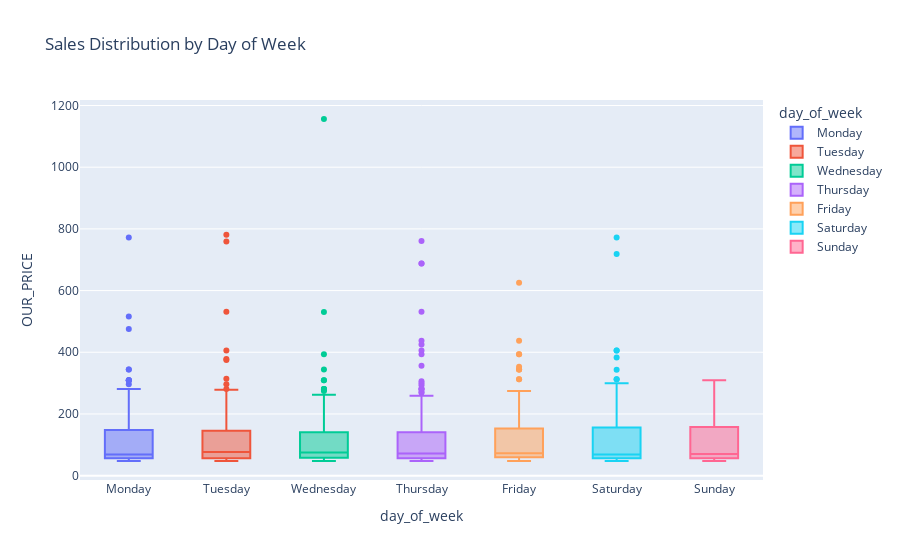

The notebook cell this image was saved under:
### Code cell
# Extract Day of Week (0=Monday, 6=Sunday)
df['day_of_week'] = pd.to_datetime(df['SALES_DATE']).dt.day_name()

# Sort order for the chart
order = ["Monday", "Tuesday", "Wednesday", "Thursday", "Friday", "Saturday", "Sunday"]

fig = px.box(df, 
             x="day_of_week", 
             y="OUR_PRICE", 
             category_orders={"day_of_week": order},
             title="Sales Distribution by Day of Week",
             color="day_of_week")

fig.show()

### Figure 1 — Plotly figure (JSON) as saved in the notebook; plotly's stock layout.template omitted (floating-point values rounded to 4 significant figures; data arrays with more than 128 entries replaced by an {"elided": "..."} marker saying what was removed)
{"data": [{"alignmentgroup": "True", "hovertemplate": "day_of_week=%{x}<br>OUR_PRICE=%{y}<extra></extra>", "legendgroup": "Monday", "marker": {"color": "#636efa"}, "name": "Monday", "notched": false, "offsetgroup": "Monday", "orientation": "v", "showlegend": true, "type": "box", "x": {"elided": "177 str values"}, "x0": " ", "xaxis": "x", "y": {"elided": "177 float values"}, "y0": " ", "yaxis": "y"}, {"alignmentgroup": "True", "hovertemplate": "day_of_week=%{x}<br>OUR_PRICE=%{y}<extra></extra>", "legendgroup": "Tuesday", "marker": {"color": "#EF553B"}, "name": "Tuesday", "notched": false, "offsetgroup": "Tuesday", "orientation": "v", "showlegend": true, "type": "box", "x": ["Tuesday", "Tuesday", "Tuesday", "Tuesday", "Tuesday", "Tuesday", "Tuesday", "Tuesday", "Tuesday", "Tuesday", "Tuesday", "Tuesday", "Tuesday", "Tuesday", "Tuesday", "Tuesday", "Tuesday", "Tuesday", "Tuesday", "Tuesday", "Tuesday", "Tuesday", "Tuesday", "Tuesday", "Tuesday", "Tuesday", "Tuesday", "Tuesday", "Tuesday", "Tuesday", "Tuesday", "Tuesday", "Tuesday", "Tuesday", "Tuesday", "Tuesday", "Tuesday", "Tuesday", "Tuesday", "Tuesday", "Tuesday", "Tuesday", "Tuesday", "Tuesday", "Tuesday", "Tuesday", "Tuesday", "Tuesday", "Tuesday", "Tuesday", "Tuesday", "Tuesday", "Tuesday", "Tuesday", "Tuesday", "Tuesday", "Tuesday", "Tuesday", "Tuesday", "Tuesday", "Tuesday", "Tuesday", "Tuesday", "Tuesday", "Tuesday", "Tuesday", "Tuesday", "Tuesday", "Tuesday", "Tuesday", "Tuesday", "Tuesday", "Tuesday", "Tuesday", "Tuesday", "Tuesday", "Tuesday", "Tuesday", "Tuesday", "Tuesday", "Tuesday", "Tuesday", "Tuesday", "Tuesday", "Tuesday", "Tuesday", "Tuesday", "Tuesday", "Tuesday", "Tuesday", "Tuesday", "Tuesday", "Tuesday", "Tuesday", "Tuesday", "Tuesday", "Tuesday", "Tuesday", "Tuesday", "Tuesday", "Tuesday", "Tuesday", "Tuesday", "Tuesday", "Tuesday", "Tuesday", "Tuesday", "Tuesday", "Tuesday", "Tuesday", "Tuesday", "Tuesday", "Tuesday", "Tuesday", "Tuesday", "Tuesday", "Tuesday", "Tuesday", "Tuesday", "Tuesday", "Tuesday", "Tuesday"], "x0": " ", "xaxis": "x", "y": [314.2, 141.9, 124.7, 55.0, 90.59, 178.1, 187.5, 93.44, 61.72, 377.8, 55.94, 156.2, 270.6, 296.5, 215.3, 60.94, 56.22, 56.22, 232.8, 781.2, 124.7, 121.8, 54.69, 67.47, 76.56, 54.69, 49.97, 71.53, 218.6, 53.75, 56.22, 152.8, 76.56, 100.0, 124.7, 55.93, 67.19, 51.56, 62.19, 86.88, 86.88, 171.8, 72.36, 59.38, 62.19, 71.88, 111.2, 62.19, 62.19, 96.56, 184.4, 56.22, 152.8, 93.41, 93.72, 758.8, 62.19, 61.22, 50.0, 50.0, 278.1, 62.19, 55.93, 62.44, 531.2, 68.44, 280.9, 87.47, 70.31, 70.31, 55.93, 156.2, 55.93, 242.5, 405.9, 53.41, 86.87, 171.9, 171.9, 49.38, 48.41, 61.88, 62.19, 145.9, 145.9, 109.0, 112.2, 62.34, 49.38, 52.5, 49.38, 67.47, 121.6, 112.2, 62.34, 48.44, 47.47, 49.69, 177.5, 81.25, 177.5, 121.5, 49.69, 55.0, 171.9, 155.6, 62.19, 83.75, 76.56, 62.19, 57.81, 145.9, 375.0, 145.9, 53.09, 98.41, 98.41, 52.78, 93.75, 47.47, 54.06, 212.5], "y0": " ", "yaxis": "y"}, {"alignmentgroup": "True", "hovertemplate": "day_of_week=%{x}<br>OUR_PRICE=%{y}<extra></extra>", "legendgroup": "Wednesday", "marker": {"color": "#00cc96"}, "name": "Wednesday", "notched": false, "offsetgroup": "Wednesday", "orientation": "v", "showlegend": true, "type": "box", "x": {"elided": "152 str values"}, "x0": " ", "xaxis": "x", "y": {"elided": "152 float values"}, "y0": " ", "yaxis": "y"}, {"alignmentgroup": "True", "hovertemplate": "day_of_week=%{x}<br>OUR_PRICE=%{y}<extra></extra>", "legendgroup": "Thursday", "marker": {"color": "#ab63fa"}, "name": "Thursday", "notched": false, "offsetgroup": "Thursday", "orientation": "v", "showlegend": true, "type": "box", "x": {"elided": "147 str values"}, "x0": " ", "xaxis": "x", "y": {"elided": "147 float values"}, "y0": " ", "yaxis": "y"}, {"alignmentgroup": "True", "hovertemplate": "day_of_week=%{x}<br>OUR_PRICE=%{y}<extra></extra>", "legendgroup": "Friday", "marker": {"color": "#FFA15A"}, "name": "Friday", "notched": false, "offsetgroup": "Friday", "orientation": "v", "showlegend": true, "type": "box", "x": ["Friday", "Friday", "Friday", "Friday", "Friday", "Friday", "Friday", "Friday", "Friday", "Friday", "Friday", "Friday", "Friday", "Friday", "Friday", "Friday", "Friday", "Friday", "Friday", "Friday", "Friday", "Friday", "Friday", "Friday", "Friday", "Friday", "Friday", "Friday", "Friday", "Friday", "Friday", "Friday", "Friday", "Friday", "Friday", "Friday", "Friday", "Friday", "Friday", "Friday", "Friday", "Friday", "Friday", "Friday", "Friday", "Friday", "Friday", "Friday", "Friday", "Friday", "Friday", "Friday", "Friday", "Friday", "Friday", "Friday", "Friday", "Friday", "Friday", "Friday", "Friday", "Friday", "Friday", "Friday", "Friday", "Friday", "Friday", "Friday", "Friday", "Friday", "Friday", "Friday", "Friday", "Friday", "Friday", "Friday", "Friday", "Friday", "Friday", "Friday", "Friday", "Friday", "Friday", "Friday", "Friday", "Friday", "Friday", "Friday", "Friday", "Friday", "Friday", "Friday", "Friday", "Friday", "Friday", "Friday", "Friday", "Friday", "Friday", "Friday", "Friday", "Friday", "Friday", "Friday", "Friday", "Friday", "Friday", "Friday", "Friday", "Friday", "Friday", "Friday", "Friday", "Friday", "Friday", "Friday", "Friday", "Friday", "Friday", "Friday", "Friday", "Friday", "Friday"], "x0": " ", "xaxis": "x", "y": [61.72, 185.0, 61.72, 55.94, 89.06, 61.72, 53.12, 61.72, 70.59, 111.6, 121.5, 61.25, 64.03, 56.25, 65.59, 55.91, 62.19, 75.0, 225.1, 70.59, 61.22, 71.56, 262.5, 156.2, 252.8, 77.81, 62.19, 62.47, 118.4, 255.9, 274.4, 274.4, 62.16, 56.23, 72.81, 61.22, 55.94, 55.94, 152.8, 75.31, 68.19, 49.97, 79.66, 49.69, 121.5, 393.8, 393.8, 93.75, 55.94, 69.69, 55.94, 100.0, 74.69, 93.44, 58.44, 62.19, 625.0, 223.4, 79.69, 86.88, 70.31, 68.44, 70.31, 62.19, 62.19, 72.36, 86.88, 59.06, 89.0, 58.12, 50.0, 77.81, 156.2, 187.2, 68.44, 68.44, 118.1, 156.2, 312.5, 49.69, 181.3, 55.59, 437.2, 51.25, 68.75, 56.25, 104.7, 55.93, 65.31, 56.25, 312.5, 74.69, 52.78, 75.31, 80.94, 55.0, 343.8, 56.57, 65.31, 352.8, 99.97, 343.8, 343.8, 234.4, 49.38, 152.8, 156.2, 93.44, 215.0, 56.25, 47.47, 187.5, 162.2, 76.56, 56.25, 96.56, 70.0, 56.25, 178.1, 145.9, 51.56, 215.0, 51.56], "y0": " ", "yaxis": "y"}, {"alignmentgroup": "True", "hovertemplate": "day_of_week=%{x}<br>OUR_PRICE=%{y}<extra></extra>", "legendgroup": "Saturday", "marker": {"color": "#19d3f3"}, "name": "Saturday", "notched": false, "offsetgroup": "Saturday", "orientation": "v", "showlegend": true, "type": "box", "x": ["Saturday", "Saturday", "Saturday", "Saturday", "Saturday", "Saturday", "Saturday", "Saturday", "Saturday", "Saturday", "Saturday", "Saturday", "Saturday", "Saturday", "Saturday", "Saturday", "Saturday", "Saturday", "Saturday", "Saturday", "Saturday", "Saturday", "Saturday", "Saturday", "Saturday", "Saturday", "Saturday", "Saturday", "Saturday", "Saturday", "Saturday", "Saturday", "Saturday", "Saturday", "Saturday", "Saturday", "Saturday", "Saturday", "Saturday", "Saturday", "Saturday", "Saturday", "Saturday", "Saturday", "Saturday", "Saturday", "Saturday", "Saturday", "Saturday", "Saturday", "Saturday", "Saturday", "Saturday", "Saturday", "Saturday", "Saturday", "Saturday", "Saturday", "Saturday", "Saturday", "Saturday", "Saturday", "Saturday", "Saturday", "Saturday", "Saturday", "Saturday", "Saturday", "Saturday", "Saturday", "Saturday", "Saturday", "Saturday", "Saturday", "Saturday", "Saturday", "Saturday", "Saturday", "Saturday", "Saturday", "Saturday", "Saturday", "Saturday", "Saturday", "Saturday", "Saturday", "Saturday", "Saturday", "Saturday", "Saturday", "Saturday", "Saturday", "Saturday", "Saturday", "Saturday", "Saturday", "Saturday", "Saturday", "Saturday", "Saturday", "Saturday", "Saturday", "Saturday", "Saturday", "Saturday", "Saturday", "Saturday"], "x0": " ", "xaxis": "x", "y": [343.4, 49.69, 55.0, 718.7, 67.5, 57.81, 177.8, 287.5, 75.0, 59.06, 160.9, 168.7, 156.2, 71.22, 179.0, 71.22, 55.0, 109.4, 53.09, 249.7, 79.66, 49.97, 156.2, 312.2, 772.0, 121.6, 154.4, 57.81, 54.69, 62.19, 100.0, 54.34, 149.4, 55.91, 312.5, 67.19, 56.22, 167.2, 177.8, 58.07, 64.69, 81.25, 93.44, 64.38, 100.0, 62.19, 68.44, 84.06, 62.19, 62.19, 62.19, 52.81, 47.5, 68.44, 72.36, 102.8, 181.2, 156.2, 55.0, 62.47, 187.2, 62.47, 299.7, 68.75, 48.41, 58.75, 184.1, 62.47, 56.25, 56.25, 74.69, 74.69, 280.9, 156.2, 179.0, 75.0, 56.25, 382.8, 56.25, 56.25, 68.44, 49.38, 405.9, 78.12, 74.06, 68.44, 47.47, 68.44, 70.0, 76.56, 405.9, 52.08, 70.0, 51.56, 51.56, 68.75, 56.25, 158.0, 115.6, 84.06, 56.25, 56.25, 145.9, 68.44, 62.19, 68.44, 54.66], "y0": " ", "yaxis": "y"}, {"alignmentgroup": "True", "hovertemplate": "day_of_week=%{x}<br>OUR_PRICE=%{y}<extra></extra>", "legendgroup": "Sunday", "marker": {"color": "#FF6692"}, "name": "Sunday", "notched": false, "offsetgroup": "Sunday", "orientation": "v", "showlegend": true, "type": "box", "x": ["Sunday", "Sunday", "Sunday", "Sunday", "Sunday", "Sunday", "Sunday", "Sunday", "Sunday", "Sunday", "Sunday", "Sunday", "Sunday", "Sunday", "Sunday", "Sunday", "Sunday", "Sunday", "Sunday", "Sunday", "Sunday", "Sunday", "Sunday", "Sunday", "Sunday", "Sunday", "Sunday", "Sunday", "Sunday", "Sunday", "Sunday", "Sunday", "Sunday", "Sunday", "Sunday", "Sunday", "Sunday", "Sunday", "Sunday", "Sunday", "Sunday", "Sunday", "Sunday", "Sunday", "Sunday", "Sunday", "Sunday", "Sunday", "Sunday", "Sunday", "Sunday", "Sunday", "Sunday", "Sunday", "Sunday", "Sunday", "Sunday", "Sunday", "Sunday", "Sunday", "Sunday", "Sunday", "Sunday", "Sunday", "Sunday", "Sunday", "Sunday", "Sunday", "Sunday", "Sunday", "Sunday", "Sunday", "Sunday", "Sunday", "Sunday", "Sunday", "Sunday", "Sunday", "Sunday", "Sunday", "Sunday", "Sunday", "Sunday", "Sunday", "Sunday", "Sunday", "Sunday", "Sunday", "Sunday", "Sunday", "Sunday", "Sunday", "Sunday", "Sunday", "Sunday", "Sunday", "Sunday", "Sunday", "Sunday", "Sunday", "Sunday", "Sunday", "Sunday", "Sunday", "Sunday", "Sunday", "Sunday", "Sunday", "Sunday", "Sunday", "Sunday", "Sunday"], "x0": " ", "xaxis": "x", "y": [193.4, 56.25, 64.03, 55.93, 55.93, 170.3, 170.3, 70.59, 70.59, 193.4, 229.1, 77.81, 56.25, 77.81, 229.1, 48.09, 48.09, 71.22, 187.5, 183.1, 67.19, 59.34, 114.1, 156.2, 49.66, 62.5, 61.25, 265.3, 62.19, 218.7, 159.4, 67.19, 77.5, 67.5, 156.2, 109.3, 55.94, 249.7, 67.06, 55.94, 56.22, 71.56, 54.34, 59.06, 61.25, 52.78, 59.34, 56.22, 229.7, 62.19, 55.62, 69.69, 281.2, 62.19, 55.91, 75.31, 55.93, 187.5, 55.93, 62.19, 237.2, 77.5, 75.0, 47.66, 52.78, 96.56, 80.94, 55.62, 49.69, 171.9, 171.9, 224.7, 80.94, 68.72, 55.94, 62.19, 171.9, 49.69, 171.9, 93.44, 49.38, 74.69, 62.5, 52.5, 87.44, 71.81, 98.75, 59.06, 62.47, 71.84, 56.25, 184.4, 62.47, 77.81, 74.06, 55.93, 162.2, 309.1, 47.47, 171.9, 62.19, 47.47, 181.3, 70.0, 218.1, 56.25, 47.47, 65.31, 47.47, 237.5, 118.4, 70.0], "y0": " ", "yaxis": "y"}], "layout": {"boxmode": "overlay", "legend": {"title": {"text": "day_of_week"}, "tracegroupgap": 0}, "title": {"text": "Sales Distribution by Day of Week"}, "xaxis": {"anchor": "y", "categoryarray": ["Monday", "Tuesday", "Wednesday", "Thursday", "Friday", "Saturday", "Sunday"], "categoryorder": "array", "domain": [0, 1], "title": {"text": "day_of_week"}}, "yaxis": {"anchor": "x", "domain": [0, 1], "title": {"text": "OUR_PRICE"}}}}
